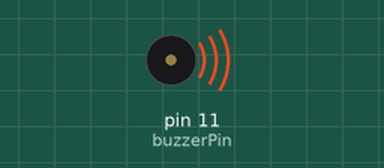
A sketch run on a simulated Arduino Uno, built with avr-gcc and run on an emulated ATmega328P. Shown: buzzer (waves = sounding).

Above: at 0.5 s.
Timing chart, 0 to 10.4 s (numbered marks = the images above):
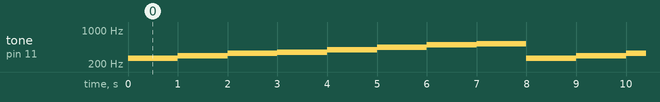

Measured:
- by itself, tone on pin 11 (buzzerPin): repeats every 8.0 s: 294 Hz 1.0 s, 329 Hz 1.0 s, 349 Hz 1.0 s, 392 Hz 1.0 s, 440 Hz 1.0 s, 493 Hz 1.0 s, 523 Hz 1.0 s, 261 Hz 1.0 s

The sketch:

buzzerTone.ino
```cpp
/*
do 261  re 294 mi 329 fa 349
sol 392 la 440 si 493 DOO 523
 */
#define do_ 261
#define re 294
#define mi 329
#define fa 349
#define sol 392
#define la 440
#define si 493
#define DOO 523
#define buzzerPin 11
int nota[]={do_,re,mi,fa,sol,la,si,DOO};
void setup() {
  pinMode(buzzerPin,OUTPUT);

}

void loop() {
  for (int i=0; i<8; i++)
  {
  tone (buzzerPin,nota[i]);
  delay(1000);
  }
}
```
